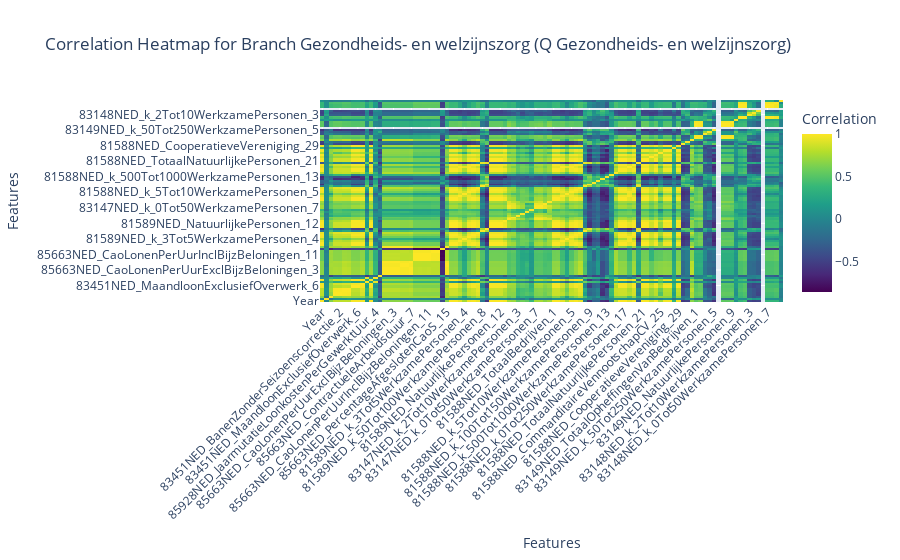

Notebook code for this chart:
### Code cell
# Plot correlation heatmap for the branch including the target column
columns_to_plot = numeric_branch_df.columns
        
fig = go.Figure(data=go.Heatmap(
            z=correlation_matrix.loc[columns_to_plot, columns_to_plot].values,
            x=columns_to_plot,
            y=columns_to_plot,
            colorscale='Viridis',
            colorbar=dict(title="Correlation")
        ))
fig.update_layout(
            title=f"Correlation Heatmap for Branch {branch_name} ({branch_code})",
            xaxis_title="Features",
            yaxis_title="Features",
            xaxis_tickangle=-45
        )
fig.show()

### Figure 1 — Plotly figure (JSON) as saved in the notebook; plotly's stock layout.template omitted (floating-point values rounded to 4 significant figures; data arrays with more than 128 entries replaced by an {"elided": "..."} marker saying what was removed)
{"data": [{"colorbar": {"title": {"text": "Correlation"}}, "colorscale": [[0, "#440154"], [0.1111, "#482878"], [0.2222, "#3e4989"], [0.3333, "#31688e"], [0.4444, "#26828e"], [0.5556, "#1f9e89"], [0.6667, "#35b779"], [0.7778, "#6ece58"], [0.8889, "#b5de2b"], [1, "#fde725"]], "type": "heatmap", "x": ["Year", "Quarter", "80072ned_Ziekteverzuimpercentage_1", "83451NED_BanenMetSeizoenscorrectie_1", "83451NED_BanenZonderSeizoenscorrectie_2", "83451NED_ArbeidsvolumeMetSeizoenscorrectie_3", "83451NED_ArbeidsvolumeZonderSeizoenscorrectie_4", "83451NED_MaandloonInclusiefOverwerk_5", "83451NED_MaandloonExclusiefOverwerk_6", "85928NED_PrijsindexArbeid_1", "85928NED_JaarmutatiePrijsVanArbeid_2", "85928NED_LoonkostenPerGewerktUur_3", "85928NED_JaarmutatieLoonkostenPerGewerktUur_4", "85928NED_Structuureffect_5", "85663NED_CaoLonenPerMaandExclBijzBeloningen_1", "85663NED_CaoLonenPerMaandInclBijzBeloningen_2", "85663NED_CaoLonenPerUurExclBijzBeloningen_3", "85663NED_CaoLonenPerUurInclBijzBeloningen_4", "85663NED_ContractueleLoonkostenPerMaand_5", "85663NED_ContractueleLoonkostenPerUur_6", "85663NED_ContractueleArbeidsduur_7", "85663NED_CaoLonenPerMaandExclBijzBeloningen_8", "85663NED_CaoLonenPerMaandInclBijzBeloningen_9", "85663NED_CaoLonenPerUurExclBijzBeloningen_10", "85663NED_CaoLonenPerUurInclBijzBeloningen_11", "85663NED_ContractueleLoonkostenPerMaand_12", "85663NED_ContractueleLoonkostenPerUur_13", "85663NED_ContractueleArbeidsduur_14", "85663NED_PercentageAfgeslotenCaoS_15", "81589NED_TotaalBedrijven_1", "81589NED_k_1WerkzaamPersoon_2", "81589NED_k_2WerkzamePersonen_3", "81589NED_k_3Tot5WerkzamePersonen_4", "81589NED_k_5Tot10WerkzamePersonen_5", "81589NED_k_10Tot20WerkzamePersonen_6", "81589NED_k_20Tot50WerkzamePersonen_7", "81589NED_k_50Tot100WerkzamePersonen_8", "81589NED_k_100WerkzamePersonenOfMeer_9", "81589NED_k_0Tot50WerkzamePersonen_10", "81589NED_k_0Tot250WerkzamePersonen_11", "81589NED_NatuurlijkePersonen_12", "81589NED_Rechtspersonen_13", "83147NED_TotaalFusiesEnOvernames_1", "83147NED_k_1WerkzamePersoonOfMinder_2", "83147NED_k_2Tot10WerkzamePersonen_3", "83147NED_k_10Tot50WerkzamePersonen_4", "83147NED_k_50Tot250WerkzamePersonen_5", "83147NED_k_250WerkzamePersonenOfMeer_6", "83147NED_k_0Tot50WerkzamePersonen_7", "83147NED_k_0Tot250WerkzamePersonen_8", "83147NED_NatuurlijkePersonen_9", "83147NED_Rechtspersonen_10", "81588NED_TotaalBedrijven_1", "81588NED_k_1WerkzaamPersoon_2", "81588NED_k_2WerkzamePersonen_3", "81588NED_k_3Tot5WerkzamePersonen_4", "81588NED_k_5Tot10WerkzamePersonen_5", "81588NED_k_10Tot20WerkzamePersonen_6", "81588NED_k_20Tot50WerkzamePersonen_7", "81588NED_k_50Tot100WerkzamePersonen_8", "81588NED_k_100Tot150WerkzamePersonen_9", "81588NED_k_150Tot200WerkzamePersonen_10", "81588NED_k_200Tot250WerkzamePersonen_11", "81588NED_k_250Tot500WerkzamePersonen_12", "81588NED_k_500Tot1000WerkzamePersonen_13", "81588NED_k_1000Tot2000WerkzamePersonen_14", "81588NED_k_2000WerkzamePersonenOfMeer_15", "81588NED_k_0Tot50WerkzamePersonen_16", "81588NED_k_0Tot250WerkzamePersonen_17", "81588NED_k_2Tot10WerkzamePersonen_18", "81588NED_k_10Tot50WerkzamePersonen_19", "81588NED_k_50Tot250WerkzamePersonen_20", "81588NED_TotaalNatuurlijkePersonen_21", "81588NED_Eenmanszaak_22", "81588NED_MaatschapSamenwerking_23", "81588NED_VennootschapOnderFirmaVOF_24", "81588NED_CommanditaireVennootschapCV_25", "81588NED_TotaalRechtspersonen_26", "81588NED_BeslotenVennootschapBV_27", "81588NED_NaamlozeVennootschapNV_28", "81588NED_CooperatieveVereniging_29", "81588NED_VerenigingOfStichting_30", "81588NED_Overheid_31", "81588NED_OverigOfOnbekend_32", "83149NED_TotaalOpheffingenVanBedrijven_1", "83149NED_k_1WerkzamePersoonOfMinder_2", "83149NED_k_2Tot10WerkzamePersonen_3", "83149NED_k_10Tot50WerkzamePersonen_4", "83149NED_k_50Tot250WerkzamePersonen_5", "83149NED_k_250WerkzamePersonenOfMeer_6", "83149NED_k_0Tot50WerkzamePersonen_7", "83149NED_k_0Tot250WerkzamePersonen_8", "83149NED_NatuurlijkePersonen_9", "83149NED_Rechtspersonen_10", "83148NED_TotaalOprichtingenVanBedrijven_1", "83148NED_k_1WerkzamePersoonOfMinder_2", "83148NED_k_2Tot10WerkzamePersonen_3", "83148NED_k_10Tot50WerkzamePersonen_4", "83148NED_k_50Tot250WerkzamePersonen_5", "83148NED_k_250WerkzamePersonenOfMeer_6", "83148NED_k_0Tot50WerkzamePersonen_7", "83148NED_k_0Tot250WerkzamePersonen_8", "83148NED_NatuurlijkePersonen_9", "83148NED_Rechtspersonen_10"], "y": ["Year", "Quarter", "80072ned_Ziekteverzuimpercentage_1", "83451NED_BanenMetSeizoenscorrectie_1", "83451NED_BanenZonderSeizoenscorrectie_2", "83451NED_ArbeidsvolumeMetSeizoenscorrectie_3", "83451NED_ArbeidsvolumeZonderSeizoenscorrectie_4", "83451NED_MaandloonInclusiefOverwerk_5", "83451NED_MaandloonExclusiefOverwerk_6", "85928NED_PrijsindexArbeid_1", "85928NED_JaarmutatiePrijsVanArbeid_2", "85928NED_LoonkostenPerGewerktUur_3", "85928NED_JaarmutatieLoonkostenPerGewerktUur_4", "85928NED_Structuureffect_5", "85663NED_CaoLonenPerMaandExclBijzBeloningen_1", "85663NED_CaoLonenPerMaandInclBijzBeloningen_2", "85663NED_CaoLonenPerUurExclBijzBeloningen_3", "85663NED_CaoLonenPerUurInclBijzBeloningen_4", "85663NED_ContractueleLoonkostenPerMaand_5", "85663NED_ContractueleLoonkostenPerUur_6", "85663NED_ContractueleArbeidsduur_7", "85663NED_CaoLonenPerMaandExclBijzBeloningen_8", "85663NED_CaoLonenPerMaandInclBijzBeloningen_9", "85663NED_CaoLonenPerUurExclBijzBeloningen_10", "85663NED_CaoLonenPerUurInclBijzBeloningen_11", "85663NED_ContractueleLoonkostenPerMaand_12", "85663NED_ContractueleLoonkostenPerUur_13", "85663NED_ContractueleArbeidsduur_14", "85663NED_PercentageAfgeslotenCaoS_15", "81589NED_TotaalBedrijven_1", "81589NED_k_1WerkzaamPersoon_2", "81589NED_k_2WerkzamePersonen_3", "81589NED_k_3Tot5WerkzamePersonen_4", "81589NED_k_5Tot10WerkzamePersonen_5", "81589NED_k_10Tot20WerkzamePersonen_6", "81589NED_k_20Tot50WerkzamePersonen_7", "81589NED_k_50Tot100WerkzamePersonen_8", "81589NED_k_100WerkzamePersonenOfMeer_9", "81589NED_k_0Tot50WerkzamePersonen_10", "81589NED_k_0Tot250WerkzamePersonen_11", "81589NED_NatuurlijkePersonen_12", "81589NED_Rechtspersonen_13", "83147NED_TotaalFusiesEnOvernames_1", "83147NED_k_1WerkzamePersoonOfMinder_2", "83147NED_k_2Tot10WerkzamePersonen_3", "83147NED_k_10Tot50WerkzamePersonen_4", "83147NED_k_50Tot250WerkzamePersonen_5", "83147NED_k_250WerkzamePersonenOfMeer_6", "83147NED_k_0Tot50WerkzamePersonen_7", "83147NED_k_0Tot250WerkzamePersonen_8", "83147NED_NatuurlijkePersonen_9", "83147NED_Rechtspersonen_10", "81588NED_TotaalBedrijven_1", "81588NED_k_1WerkzaamPersoon_2", "81588NED_k_2WerkzamePersonen_3", "81588NED_k_3Tot5WerkzamePersonen_4", "81588NED_k_5Tot10WerkzamePersonen_5", "81588NED_k_10Tot20WerkzamePersonen_6", "81588NED_k_20Tot50WerkzamePersonen_7", "81588NED_k_50Tot100WerkzamePersonen_8", "81588NED_k_100Tot150WerkzamePersonen_9", "81588NED_k_150Tot200WerkzamePersonen_10", "81588NED_k_200Tot250WerkzamePersonen_11", "81588NED_k_250Tot500WerkzamePersonen_12", "81588NED_k_500Tot1000WerkzamePersonen_13", "81588NED_k_1000Tot2000WerkzamePersonen_14", "81588NED_k_2000WerkzamePersonenOfMeer_15", "81588NED_k_0Tot50WerkzamePersonen_16", "81588NED_k_0Tot250WerkzamePersonen_17", "81588NED_k_2Tot10WerkzamePersonen_18", "81588NED_k_10Tot50WerkzamePersonen_19", "81588NED_k_50Tot250WerkzamePersonen_20", "81588NED_TotaalNatuurlijkePersonen_21", "81588NED_Eenmanszaak_22", "81588NED_MaatschapSamenwerking_23", "81588NED_VennootschapOnderFirmaVOF_24", "81588NED_CommanditaireVennootschapCV_25", "81588NED_TotaalRechtspersonen_26", "81588NED_BeslotenVennootschapBV_27", "81588NED_NaamlozeVennootschapNV_28", "81588NED_CooperatieveVereniging_29", "81588NED_VerenigingOfStichting_30", "81588NED_Overheid_31", "81588NED_OverigOfOnbekend_32", "83149NED_TotaalOpheffingenVanBedrijven_1", "83149NED_k_1WerkzamePersoonOfMinder_2", "83149NED_k_2Tot10WerkzamePersonen_3", "83149NED_k_10Tot50WerkzamePersonen_4", "83149NED_k_50Tot250WerkzamePersonen_5", "83149NED_k_250WerkzamePersonenOfMeer_6", "83149NED_k_0Tot50WerkzamePersonen_7", "83149NED_k_0Tot250WerkzamePersonen_8", "83149NED_NatuurlijkePersonen_9", "83149NED_Rechtspersonen_10", "83148NED_TotaalOprichtingenVanBedrijven_1", "83148NED_k_1WerkzamePersoonOfMinder_2", "83148NED_k_2Tot10WerkzamePersonen_3", "83148NED_k_10Tot50WerkzamePersonen_4", "83148NED_k_50Tot250WerkzamePersonen_5", "83148NED_k_250WerkzamePersonenOfMeer_6", "83148NED_k_0Tot50WerkzamePersonen_7", "83148NED_k_0Tot250WerkzamePersonen_8", "83148NED_NatuurlijkePersonen_9", "83148NED_Rechtspersonen_10"], "z": {"elided": "104x104 float values"}}], "layout": {"title": {"text": "Correlation Heatmap for Branch Gezondheids- en welzijnszorg (Q Gezondheids- en welzijnszorg)"}, "xaxis": {"tickangle": -45, "title": {"text": "Features"}}, "yaxis": {"title": {"text": "Features"}}}}
